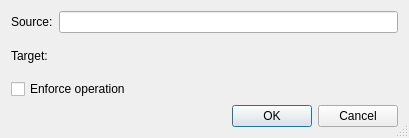
<?xml version="1.0" encoding="UTF-8"?>
<ui version="4.0">
 <class>SvnCopyDialog</class>
 <widget class="QDialog" name="SvnCopyDialog">
  <property name="geometry">
   <rect>
    <x>0</x>
    <y>0</y>
    <width>409</width>
    <height>138</height>
   </rect>
  </property>
  <property name="windowTitle">
   <string>Subversion Copy</string>
  </property>
  <property name="sizeGripEnabled">
   <bool>true</bool>
  </property>
  <layout class="QGridLayout" name="gridLayout">
   <item row="0" column="0">
    <widget class="QLabel" name="textLabel1">
     <property name="text">
      <string>Source:</string>
     </property>
    </widget>
   </item>
   <item row="0" column="1">
    <widget class="QLineEdit" name="sourceEdit">
     <property name="toolTip">
      <string>Shows the name of the source</string>
     </property>
     <property name="whatsThis">
      <string>&lt;b&gt;Source name&lt;/b&gt;
&lt;p&gt;This field shows the name of the source.&lt;/p&gt;</string>
     </property>
     <property name="readOnly">
      <bool>true</bool>
     </property>
    </widget>
   </item>
   <item row="1" column="0">
    <widget class="QLabel" name="textLabel2">
     <property name="text">
      <string>Target:</string>
     </property>
    </widget>
   </item>
   <item row="1" column="1">
    <widget class="E5PathPicker" name="targetPicker" native="true">
     <property name="sizePolicy">
      <sizepolicy hsizetype="Expanding" vsizetype="Preferred">
       <horstretch>0</horstretch>
       <verstretch>0</verstretch>
      </sizepolicy>
     </property>
     <property name="focusPolicy">
      <enum>Qt::StrongFocus</enum>
     </property>
     <property name="toolTip">
      <string>Enter the target name</string>
     </property>
     <property name="whatsThis">
      <string>&lt;b&gt;Target name&lt;/b&gt;
&lt;p&gt;Enter the new name in this field. The target must be the new name or an absolute path.&lt;/p&gt;</string>
     </property>
    </widget>
   </item>
   <item row="2" column="0" colspan="2">
    <widget class="QCheckBox" name="forceCheckBox">
     <property name="toolTip">
      <string>Select to force the operation</string>
     </property>
     <property name="text">
      <string>Enforce operation</string>
     </property>
    </widget>
   </item>
   <item row="3" column="0" colspan="2">
    <widget class="QDialogButtonBox" name="buttonBox">
     <property name="orientation">
      <enum>Qt::Horizontal</enum>
     </property>
     <property name="standardButtons">
      <set>QDialogButtonBox::Cancel|QDialogButtonBox::Ok</set>
     </property>
    </widget>
   </item>
  </layout>
 </widget>
 <pixmapfunction>qPixmapFromMimeSource</pixmapfunction>
 <customwidgets>
  <customwidget>
   <class>E5PathPicker</class>
   <extends>QWidget</extends>
   <header>E5Gui/E5PathPicker.h</header>
   <container>1</container>
  </customwidget>
 </customwidgets>
 <tabstops>
  <tabstop>sourceEdit</tabstop>
  <tabstop>targetPicker</tabstop>
  <tabstop>forceCheckBox</tabstop>
 </tabstops>
 <resources/>
 <connections>
  <connection>
   <sender>buttonBox</sender>
   <signal>accepted()</signal>
   <receiver>SvnCopyDialog</receiver>
   <slot>accept()</slot>
   <hints>
    <hint type="sourcelabel">
     <x>32</x>
     <y>79</y>
    </hint>
    <hint type="destinationlabel">
     <x>32</x>
     <y>97</y>
    </hint>
   </hints>
  </connection>
  <connection>
   <sender>buttonBox</sender>
   <signal>rejected()</signal>
   <receiver>SvnCopyDialog</receiver>
   <slot>reject()</slot>
   <hints>
    <hint type="sourcelabel">
     <x>101</x>
     <y>80</y>
    </hint>
    <hint type="destinationlabel">
     <x>101</x>
     <y>97</y>
    </hint>
   </hints>
  </connection>
 </connections>
</ui>
